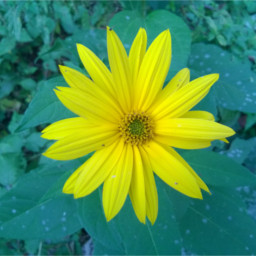
%> input picture cviko3/kytka256.jpg, 256 x 256 px
$ octave cv3.m   (GNU Octave 9; MATLAB toolbox functions it lacks are replaced by stand-ins)
%> lines starting %> are read from the running program, lines starting %| are printed output that depends on the picture; in (x1, y1, x2, y2) boxes, pixels count from 0 and x2, y2 are one past the last pixel; in counts of white or black regions, pixels touching at a corner belong together; the program's own positions count from 1
close all
% Vektor o 10 prvcích (pseudo náhodná čísla od 1-10)
vektor = randi([1, 10], 1, 10);

% Konvoluce pomocí klouzavého průměru o velikosti 3
rozostreny_vektor = conv(vektor, ones(1, 3) / 3, 'same');

% Vytvořte subplot s jedním řádkem a dvěma sloupci pro vektory
subplot(2,2,[1,2]);
plot(vektor, 'b');
hold on;
plot(rozostreny_vektor, 'g');
legend('Původní', 'Filtrovaný');
title('Graf původního a filtrovaného vektoru');

% Nahrání obrázku a aplikace konvoluce
addpath('imgs\');
A = imread('kytka256.jpg');
%> A is the input picture: size 256x256x3 uint8; mean R, G, B 83.4, 144.8, 79.2
A = rgb2gray(A);
%> A: size 256x256 uint8

% Vytvořte subplot s dvěma řádky a jedním sloupcem pro obrazy
subplot(2,2,3);
imshow(A);
title('Původní obrázek');

subplot(2,2,4);
B = conv2(double(A), ones(1, 3) / 3, 'same');
imshow(uint8(B));
title('Filtrovaný obrázek');
%%
% Vytvoření původního signálu (příklad)
signal = rand(1, 10);

% Velikost výseku pro průměrování
velikost_vyseku = 3;

% Vytvoření masky pro průměrování
maska = ones(1, velikost_vyseku) / velikost_vyseku;

% Inicializace filtrovaného signálu
filtrovany_signal = zeros(size(signal));

% Procházení signálu a aplikace průměrovacího filtru
for i = 1:length(signal)
    if i + velikost_vyseku - 1 <= length(signal)
        vysek = signal(i:i+velikost_vyseku-1);
        filtrovany_signal(i) = sum(vysek .* maska);
    end
end

% Použijte funkci conv pro stejný výsledek
filtrovany_signal_conv = conv(signal, maska, 'same');

% Výsledky
subplot(2,1,1);
plot(signal, 'b');
title('Původní signál');

subplot(2,1,2);
plot(filtrovany_signal, 'g');
title('Filtrovaný signál (průměrovacím filtrem)');
%> figure, not shown here; panel 1: curve peaks at x = 1, y = 9; panel 1: curve peaks at x = 2, y = 7.33; panel 1: curve peaks at x = 7, y = 0.983; panel 2: curve peaks at x = 6, y = 0.901

% Porovnání s výsledkem z funkce conv
figure;
subplot(2,1,1);
plot(signal, 'b');
title('Původní signál');

subplot(2,1,2);
plot(filtrovany_signal_conv, 'r');
title('Filtrovaný signál (conv)');
%> figure, not shown here; panel 1: curve peaks at x = 7, y = 0.983; panel 2: curve peaks at x = 7, y = 0.901
%%
M = [10 20 30;
     40 50 60;
     70 80 90];
J= [0.25 0.25;
    0.25 0.25];
C=conv2(M,J,'valid');
plot(C);
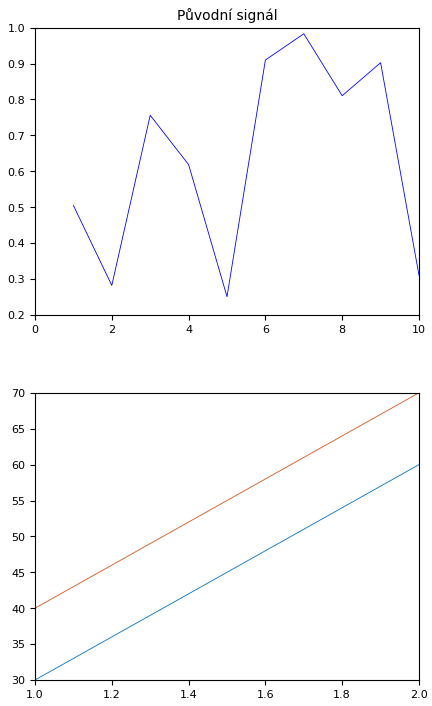
%> figure redrawn from the program's plot data, 2 panels; panel 1: curve peaks at x = 7, y = 0.983
%%
close all;
% Načtení obrázku
A = imread('kytka256.jpg');
A = rgb2gray(A);

% Přidání Gaussovského šumu
snr = 70; % Poměr signál/šum (Signal-to-Noise Ratio)
zasumeny_obrazek = imnoise(A, 'gaussian', 0, (1 / snr));
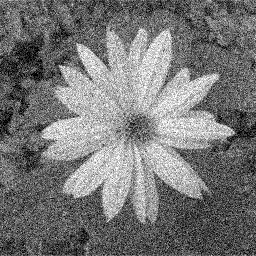
%> zasumeny_obrazek: size 256x256 uint8; min 0, max 255, mean 118.7

% Vytvoření Gaussovkého filtru
sigma = 1; % Smoothing faktor pro Gaussovský filtr
velikost_masky = 3; % Velikost masky (např. 3x3)
maska_gauss = fspecial('gaussian', [velikost_masky, velikost_masky], sigma);

% Filtrování zašuměného obrázku Gaussovským filtrem
filtrovany_obrazek_gauss = conv2(double(zasumeny_obrazek), maska_gauss, 'same');
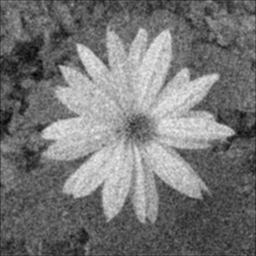
%> filtrovany_obrazek_gauss: size 256x256 double; min 3.04, max 242.3, mean 118.3

% Filtrování zašuměného obrázku Wienerovým filtrem
filtrovany_obrazek_wiener = deconvwnr(zasumeny_obrazek, maska_gauss, 0.2);
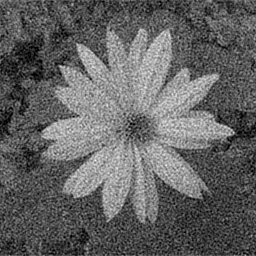
%> filtrovany_obrazek_wiener: size 256x256 uint8; min 0, max 248, mean 99

% Zobrazení původního, zašuměného, filtrovaného Gaussovským a filtrovaného Wienerovým filtrem obrázku vedle sebe
subplot(2, 2, 1);
imshow(A);
title('Původní obrázek');

subplot(2, 2, 2);
imshow(zasumeny_obrazek);
title('Zašuměný obrázek');

subplot(2, 2, 3);
imshow(uint8(filtrovany_obrazek_gauss));
title('Filtrovaný Gaussovským filtrem');

subplot(2, 2, 4);
imshow(uint8(filtrovany_obrazek_wiener));
title('Filtrovaný Wienerovým filtrem');

%%
close all
% Načtení obrázku
A = imread('kytka256.jpg');
A = rgb2gray(A);

% Detekce oblasti s kytkou - jednoduchý prahovací algoritmus
threshold = 100; % Práh pro detekci kytky
maska_kytka = A > threshold;
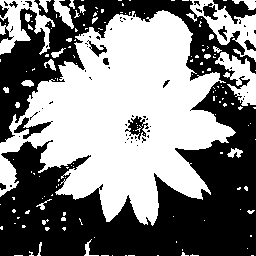
%> maska_kytka: size 256x256 logical; 50.1% white; 70 black regions (55 under 20 px), largest, box (x1, y1, x2, y2) and area: (0, 0, 256, 256) 30768, (213, 0, 256, 24) 463, (14, 117, 53, 139) 272

% Rozmazání části obrázku mimo kytky
rozmazana_oblast = imgaussfilt(A, 5); % Rozmaže nekytkovou část
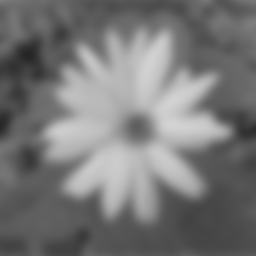
%> rozmazana_oblast: size 256x256 uint8; min 37, max 211, mean 119.2

% Nahrazení části původního obrázku rozmaženou oblastí
vysledny_obrazek = A;
vysledny_obrazek(~maska_kytka) = rozmazana_oblast(~maska_kytka);
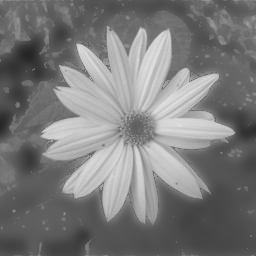
%> vysledny_obrazek: size 256x256 uint8; min 37, max 226, mean 122.1

% Zobrazení původního a upraveného obrázku vedle sebe
subplot(1, 2, 1);
imshow(A);
title('Původní obrázek');

subplot(1, 2, 2);
imshow(vysledny_obrazek);
title('Upravený obrázek');
%%
% Název videa
videoFile = 'podzimni_kvetena_focus_test.mp4';

% Inicializace VideoReader
%> (the run ends here)

$ run again, with cviko3/image.jpg copied over cviko3/kytka256.jpg
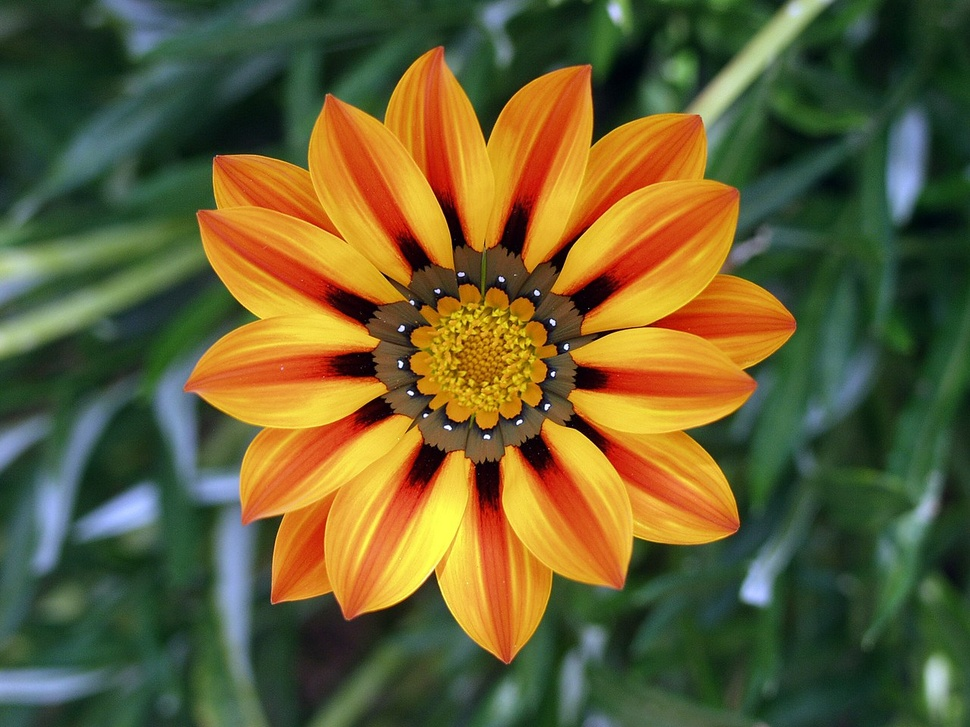
%> input picture cviko3/image.jpg, 970 x 727 px, shrunk from 1280 x 960 before the run
%> A is the input picture: size 727x970x3 uint8; mean R, G, B 102.7, 94.9, 50.9
%> A: size 727x970 uint8
%> `maska_kytka = A > threshold;`:
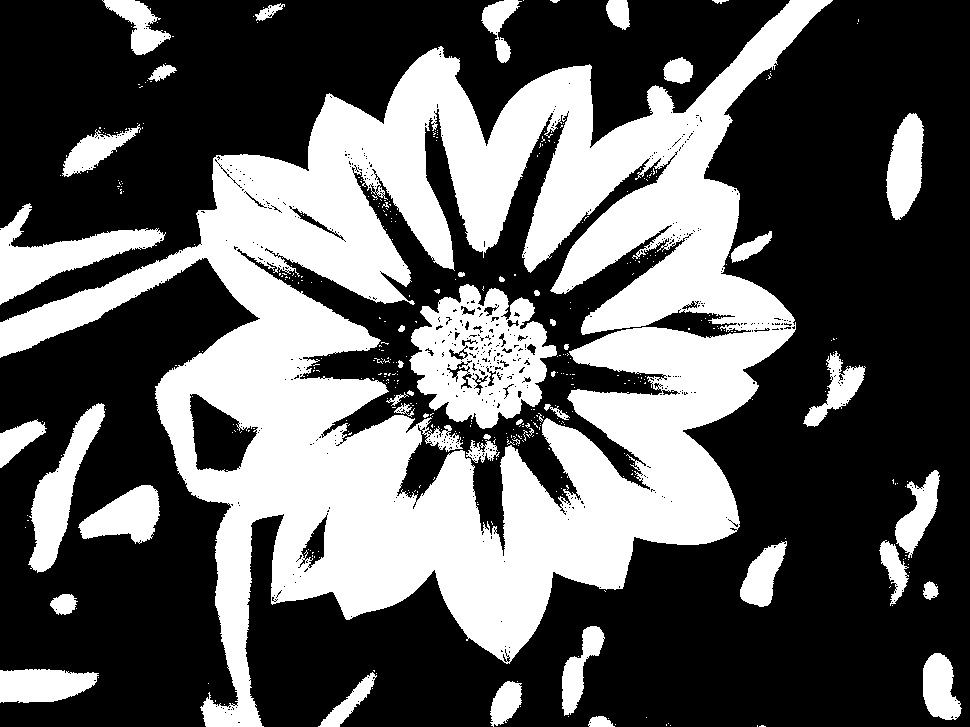
%> maska_kytka: size 727x970 logical; 36.5% white; 427 white regions (382 under 20 px), largest, box (x1, y1, x2, y2) and area: (0, 0, 833, 727) 204498, (409, 284, 557, 429) 12809, (0, 203, 166, 305) 5601
%> `vysledny_obrazek(~maska_kytka) = rozmazana_oblast(~maska_kytka);`:
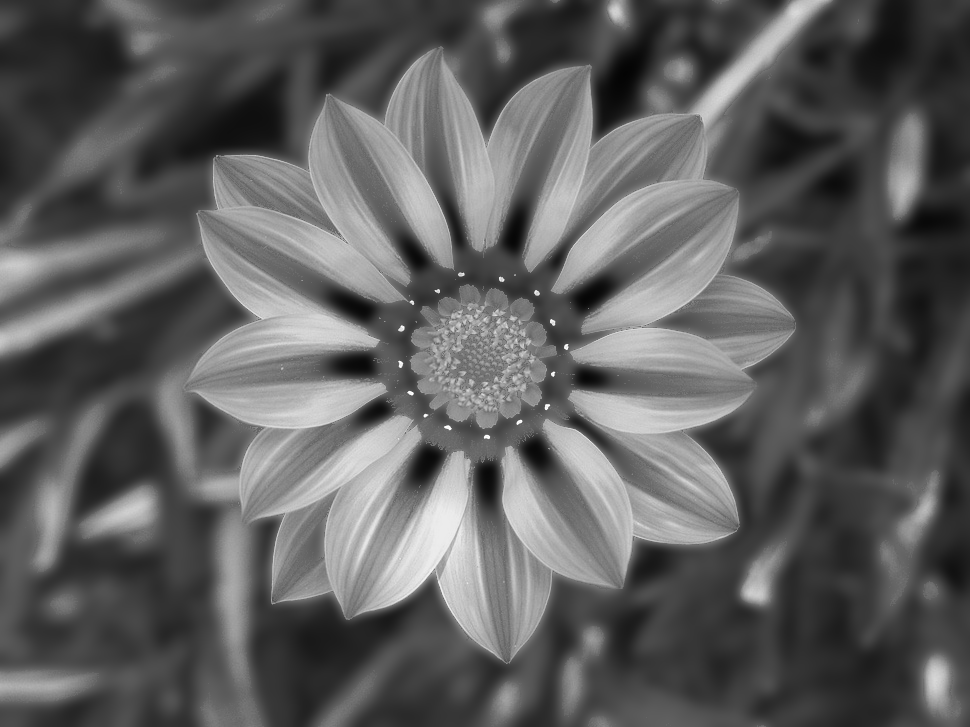
%> vysledny_obrazek: size 727x970 uint8; min 4, max 254, mean 94.2
